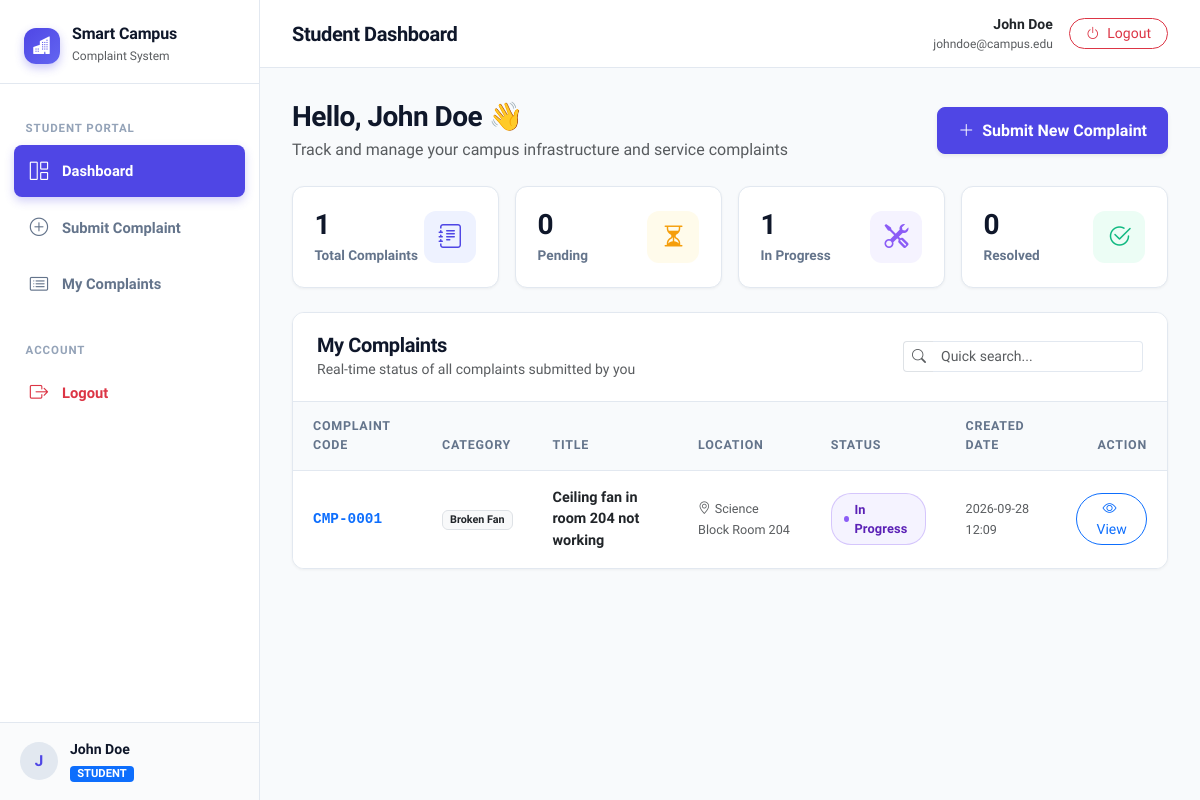
The page /student/dashboard (signed in) on the database its author committed.
### tables this page shows
CREATE TABLE complaints (
            id INTEGER PRIMARY KEY AUTOINCREMENT,
            complaint_code TEXT UNIQUE NOT NULL,
            student_id INTEGER NOT NULL,
            category TEXT NOT NULL,
            title TEXT NOT NULL,
            description TEXT NOT NULL,
            location TEXT NOT NULL,
            image_filename TEXT,
            status TEXT NOT NULL DEFAULT 'Pending',
            admin_remark TEXT,
            created_at TIMESTAMP DEFAULT CURRENT_TIMESTAMP,
            updated_at TIMESTAMP DEFAULT CURRENT_TIMESTAMP,
            FOREIGN KEY(student_id) REFERENCES users(id) ON DELETE CASCADE
        );

### app.py (the view)
@app.route("/student/dashboard")
@student_required
def student_dashboard():
    db = get_db()
    cursor = db.cursor()
    student_id = session["user_id"]
    cursor.execute("SELECT COUNT(*) as total FROM complaints WHERE student_id = ?", (student_id,))
    total_complaints = cursor.fetchone()["total"]
    cursor.execute("SELECT COUNT(*) as pending FROM complaints WHERE student_id = ? AND status = 'Pending'", (student_id,))
    pending_complaints = cursor.fetchone()["pending"]
    cursor.execute("SELECT COUNT(*) as in_progress FROM complaints WHERE student_id = ? AND status = 'In Progress'", (student_id,))
    in_progress_complaints = cursor.fetchone()["in_progress"]
    cursor.execute("SELECT COUNT(*) as resolved FROM complaints WHERE student_id = ? AND status = 'Resolved'", (student_id,))
    resolved_complaints = cursor.fetchone()["resolved"]
    cursor.execute("""
        SELECT * FROM complaints
        WHERE student_id = ?
        ORDER BY created_at DESC
    """, (student_id,))
    complaints = cursor.fetchall()
    return render_template(
        "student_dashboard.html",
        total_complaints=total_complaints,
        pending_complaints=pending_complaints,
        in_progress_complaints=in_progress_complaints,
        resolved_complaints=resolved_complaints,
        complaints=complaints
    )

### app.py (called while the page is built)
def get_db():
    if "db" not in g:
        g.db = sqlite3.connect(DATABASE)
        g.db.row_factory = sqlite3.Row
        g.db.execute("PRAGMA foreign_keys = ON;")
    return g.db

@app.template_filter("format_datetime")
def format_datetime(value, fmt="%Y-%m-%d %H:%M"):
    if not value:
        return ""
    if isinstance(value, str):
        return value[:16]
    if hasattr(value, "strftime"):
        return value.strftime(fmt)
    return str(value)

def student_required(f):
    @wraps(f)
    def decorated_function(*args, **kwargs):
        if "user_id" not in session:
            flash("Please log in as a student.", "warning")
            return redirect(url_for("login"))
        if session.get("role") != "student":
            flash("Admin accounts cannot access student pages.", "info")
            return redirect(url_for("admin_dashboard"))
        return f(*args, **kwargs)
    return decorated_function

### templates/student_dashboard.html (shortened to what this page needs)
{% extends "base.html" %}
{% block page_heading %}Student Dashboard{% endblock %}
{% block content %}
<div class="container-fluid px-0">
  <div class="d-flex flex-column flex-md-row justify-content-between align-items-md-center gap-3 mb-4">
    <div>
      <h3 class="fw-bold mb-1">Hello, {{ session.get('name') }} 👋</h3>
      <p class="text-muted mb-0">Track and manage your campus infrastructure and service complaints</p>
    </div>
    <div>
      <a href="{{ url_for('submit_complaint') }}" class="btn btn-primary shadow-sm d-inline-flex align-items-center gap-2">
        <i class="bi bi-plus-lg"></i>
        <span>Submit New Complaint</span>
      </a>
    </div>
  </div>
  <div class="row g-3 mb-4">
    <div class="col-12 col-sm-6 col-xl-3">
      <div class="stat-card stat-primary">
        <div class="stat-info">
          <h3>{{ total_complaints }}</h3>
          <p>Total Complaints</p>
        </div>
        <div class="stat-icon">
          <i class="bi bi-journal-text"></i>
        </div>
      </div>
    </div>
    <div class="col-12 col-sm-6 col-xl-3">
      <div class="stat-card stat-warning">
        <div class="stat-info">
          <h3>{{ pending_complaints }}</h3>
          <p>Pending</p>
        </div>
        <div class="stat-icon">
          <i class="bi bi-hourglass-split"></i>
        </div>
      </div>
    </div>
    <div class="col-12 col-sm-6 col-xl-3">
      <div class="stat-card stat-purple">
        <div class="stat-info">
          <h3>{{ in_progress_complaints }}</h3>
          <p>In Progress</p>
        </div>
        <div class="stat-icon">
          <i class="bi bi-tools"></i>
        </div>
      </div>
    </div>
    <div class="col-12 col-sm-6 col-xl-3">
      <div class="stat-card stat-success">
        <div class="stat-info">
          <h3>{{ resolved_complaints }}</h3>
          <p>Resolved</p>
        </div>
        <div class="stat-icon">
          <i class="bi bi-check2-circle"></i>
        </div>
      </div>
    </div>
  </div>
  <div class="custom-card">
    <div class="card-header-clean">
      <div>
        <h5 class="mb-0 fw-bold">My Complaints</h5>
        <small class="text-muted">Real-time status of all complaints submitted by you</small>
      </div>
      {% if complaints %}
      <div class="d-flex align-items-center gap-2">
        <div class="input-group input-group-sm" style="max-width: 250px;">
          <span class="input-group-text bg-white border-end-0"><i class="bi bi-search text-muted"></i></span>
          <input
            type="text"
            class="form-control border-start-0"
            id="clientTableSearch"
            placeholder="Quick search..."
          >
        </div>
      </div>
      {% endif %}
    </div>
    <div class="table-responsive">
      <table class="table table-custom table-hover align-middle mb-0" id="complaintsTable">
        <thead>
          <tr>
            <th>Complaint Code</th>
            <th>Category</th>
            <th>Title</th>
            <th>Location</th>
            <th>Status</th>
            <th>Created Date</th>
            <th class="text-end">Action</th>
          </tr>
        </thead>
        <tbody>
          {% for cmp in complaints %}
            <tr>
              <td>
                <span class="fw-bold text-primary font-monospace">{{ cmp.complaint_code }}</span>
              </td>
              <td>
                <span class="badge bg-light text-dark border">{{ cmp.category }}</span>
              </td>
              <td>
                <span class="fw-semibold text-dark">{{ cmp.title }}</span>
              </td>
              <td>
                <span class="text-muted small"><i class="bi bi-geo-alt me-1"></i>{{ cmp.location }}</span>
              </td>
              <td>
                <span class="status-badge status-{{ cmp.status | replace(' ', '-') }}">
                  <span class="dot"></span>
                  {{ cmp.status }}
                </span>
              </td>
              <td>
                <span class="text-muted small">
                  {{ cmp.created_at | format_datetime }}
                </span>
              </td>
              <td class="text-end">
                <a href="{{ url_for('complaint_details', complaint_id=cmp.id) }}" class="btn btn-sm btn-outline-primary rounded-pill px-3">
                  <i class="bi bi-eye me-1"></i> View
                </a>
              </td>
            </tr>
          {% endfor %}
        </tbody>
      </table>
    </div>
  </div>
</div>
{% endblock %}

### static/css/style.css (style rules this page uses)
:root { --primary: #4f46e5; --primary-hover: #4338ca; --primary-light: #eef2ff; --primary-rgb: 79, 70, 229; --secondary: #64748b; --secondary-light: #f1f5f9; --success: #10b981; --success-light: #ecfdf5; --success-text: #065f46; --warning: #f59e0b; --warning-light: #fffbeb; --warning-text: #92400e; --info: #0284c7; --info-light: #f0f9ff; --info-text: #0369a1; --danger: #ef4444; --danger-light: #fef2f2; --danger-text: #991b1b; --purple: #8b5cf6; --purple-light: #f5f3ff; --purple-text: #5b21b6; --bg-main: #f8fafc; --bg-card: #ffffff; --border-color: #e2e8f0; --border-hover: #cbd5e1; --text-main: #0f172a; --text-muted: #64748b; --text-light: #94a3b8; --sidebar-width: 260px; --radius-sm: 8px; --radius-md: 12px; --radius-lg: 18px; --shadow-sm: 0 1px 3px rgba(0, 0, 0, 0.05); --shadow-md: 0 4px 6px -1px rgba(0, 0, 0, 0.06), 0 2px 4px -2px rgba(0, 0, 0, 0.04); --shadow-lg: 0 10px 15px -3px rgba(0, 0, 0, 0.08), 0 4px 6px -4px rgba(0, 0, 0, 0.04); --shadow-card-hover: 0 14px 24px -6px rgba(79, 70, 229, 0.12); }
* { box-sizing: border-box; }
body { font-family: 'Plus Jakarta Sans', -apple-system, BlinkMacSystemFont, "Segoe UI", Roboto, sans-serif; background-color: var(--bg-main); color: var(--text-main); min-height: 100vh; margin: 0; padding: 0; display: flex; flex-direction: column; }
h1, h2, h3, h4, h5, h6 { font-weight: 700; color: var(--text-main); letter-spacing: -0.02em; }
a { text-decoration: none; color: var(--primary); transition: all 0.2s ease; }
.stat-card { background: var(--bg-card); border: 1px solid var(--border-color); border-radius: var(--radius-md); padding: 1.35rem; box-shadow: var(--shadow-sm); display: flex; align-items: center; justify-content: space-between; transition: transform 0.2s ease, box-shadow 0.2s ease, border-color 0.2s ease; height: 100%; }
.stat-icon { width: 52px; height: 52px; border-radius: var(--radius-md); display: flex; align-items: center; justify-content: center; font-size: 1.5rem; }
.stat-info h3 { font-size: 1.75rem; font-weight: 800; margin: 0 0 0.2rem 0; }
.stat-info p { font-size: 0.85rem; color: var(--text-muted); font-weight: 600; margin: 0; }
.stat-primary .stat-icon { background: var(--primary-light); color: var(--primary); }
.stat-warning .stat-icon { background: var(--warning-light); color: var(--warning); }
.stat-purple .stat-icon { background: var(--purple-light); color: var(--purple); }
.stat-success .stat-icon { background: var(--success-light); color: var(--success); }
.status-badge { display: inline-flex; align-items: center; gap: 0.35rem; padding: 0.35rem 0.75rem; font-size: 0.8rem; font-weight: 700; border-radius: 20px; letter-spacing: 0.01em; }
.status-badge .dot { width: 6px; height: 6px; border-radius: 50%; display: inline-block; }
.status-In-Progress, .status-In_Progress { background-color: var(--purple-light); color: var(--purple-text); border: 1px solid rgba(139, 92, 246, 0.3); }
.status-In-Progress .dot, .status-In_Progress .dot { background-color: var(--purple); }
.custom-card { background: var(--bg-card); border: 1px solid var(--border-color); border-radius: var(--radius-md); box-shadow: var(--shadow-sm); overflow: hidden; margin-bottom: 2rem; }
.card-header-clean { padding: 1.25rem 1.5rem; background: #ffffff; border-bottom: 1px solid var(--border-color); display: flex; align-items: center; justify-content: space-between; flex-wrap: wrap; gap: 1rem; }
.table-custom { margin-bottom: 0; width: 100%; }
.table-custom th { background-color: #f8fafc; color: var(--text-muted); font-size: 0.78rem; text-transform: uppercase; letter-spacing: 0.06em; font-weight: 700; padding: 0.95rem 1.25rem; border-bottom: 1px solid var(--border-color); }
.table-custom td { padding: 1rem 1.25rem; vertical-align: middle; border-bottom: 1px solid var(--border-color); font-size: 0.9rem; }
.table-custom tbody tr:last-child td { border-bottom: none; }
.form-control, .form-select { border: 1px solid var(--border-color); border-radius: var(--radius-sm); padding: 0.65rem 0.9rem; font-size: 0.92rem; color: var(--text-main); background-color: #ffffff; transition: border-color 0.2s ease, box-shadow 0.2s ease; }
.btn-primary { background-color: var(--primary); border-color: var(--primary); font-weight: 600; padding: 0.65rem 1.25rem; border-radius: var(--radius-sm); transition: all 0.2s ease; }

### rows shown on the page
complaints: complaint_code "CMP-0001", category "Broken Fan", title "Ceiling fan in room 204 not working", location "Science Block Room 204", status "In Progress", created_at "2026-09-28 12:09"

### other values the page prints
{{ session.get('name', 'U')[0] | upper }} "J"
{{ session.get('name') }} "John Doe"
{{ session.get('role') | upper }} "STUDENT"
{{ session.get('email') }} "johndoe@campus.edu"
{{ total_complaints }} "1"
{{ pending_complaints }} "0"
{{ in_progress_complaints }} "1"
{{ resolved_complaints }} "0"
